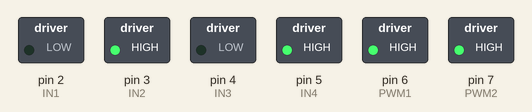
The sketch below on a simulated Arduino Uno, built with avr-gcc and run on an emulated ATmega328P. Parts: switched loads named in the sketch (green lamp = pin HIGH). What the sketch prints to the serial monitor is not drawn.

Above: at 0.1 s.
Timing chart, 0 to 1.6 s (numbered marks = the images above):
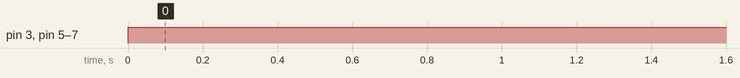

Measured:
- by itself, pin 3 (IN2), pin 5 (IN4), pin 6 (PWM1), pin 7 (PWM2): LOW → HIGH at 0.00 s

The sketch:

rotary_encoder_code.ino
```cpp
#include <util/atomic.h> // For the ATOMIC_BLOCK macro

#define ENCA1 8 // channel a of encoder 1
#define ENCB1 9 // channel b of encoder 1
#define ENCA2 10 // channel a of encoder 2
#define ENCB2 11 // channel b of encoder 2
#define PWM1 6 // controls the speed of the motor 1
#define PWM2 7 // controls the speed of the motor 2
#define IN1 2 // positive input to control the direction of motor 1
#define IN2 3 // negative input to control the direction of motor 1
#define IN3 4 // positive input to control the direction of motor 2
#define IN4 5 // negative input to control the direction of motor 2

volatile int posi1 = 0,posi2 = 0; // specify posi as volatile, initial position
long prevT1 = 0, prevT2=0;// previous value
float eprev1 = 0, eprev2=0; // error difference between previous and present value
float eintegral1 = 0, eintegral2=0; // integral changes between two values.

void setup() {
Serial.begin(9600);
pinMode(ENCA1,INPUT);
pinMode(ENCB1,INPUT);
pinMode(ENCA2,INPUT);
pinMode(ENCB2,INPUT);
attachInterrupt(digitalPinToInterrupt(ENCA1),readEncoder1,RISING); // this will trigered when encoder channel A is raised or motor rotated in motor 1
attachInterrupt(digitalPinToInterrupt(ENCA2),readEncoder2,RISING); // this will trigered when encoder channel A is raised or motor rotated in motor 2
pinMode(PWM1,OUTPUT);
pinMode(PWM2,OUTPUT);
pinMode(IN1,OUTPUT);
pinMode(IN2,OUTPUT);
pinMode(IN3,OUTPUT);
pinMode(IN4,OUTPUT);
Serial.println("target pos");
}

void loop() {
int target1 = 1000, target2 = 500; // we can give any value to set the position of motor shaft here it is 1000 for motor 1 and 500 for motor2

// here we are using PID method for the feedback to loop of encoder and motor to control // the precise position of the shaft

// random constants to check the preciseness of the motor shaft
float kp = 1;
float kd = 0.025;
float ki = 0.0;

// time difference
long currT1 = micros(), currT2 = micros(); // current position
float deltaT1 = ((float) (currT1 - prevT1))/( 1.0e6 );
float deltaT2 = ((float) (currT2 - prevT2))/( 1.0e6 );// error from targeted position
prevT1 = currT1;
prevT2 = currT2;

int pos1 = 0, pos2=0;
ATOMIC_BLOCK(ATOMIC_RESTORESTATE) {
    pos1 = posi1;
    pos2=posi2;
}

// error
int e1 = pos1 - target1;
int e2 = pos2 - target2;

// derivative
float dedt1 = (e1-eprev1)/(deltaT1);
float dedt2 = (e2-eprev2)/(deltaT2);

// integral
eintegral1 = eintegral1 + e1*deltaT1;
eintegral2 = eintegral2 + e2*deltaT2;

// control signal
float u1 = kp*e1 + kd*dedt1 + ki*eintegral1;
float u2 = kp*e2 + kd*dedt2 + ki*eintegral2;

// motor 1 power
float pwr1 = fabs(u1);
if( pwr1 > 255 ){
    pwr1 = 255;
}
// motor 2 power
float pwr2 = fabs(u2);
if( pwr2 > 255 ){
    pwr2 = 255;
}

// motor 1 direction
int dir1 = 1;
if(u1<0){
dir1 = -1;
}
// motor 2 direction
int dir2 = 1;
if(u2<0){
dir2 = -1;
}

// signal the motor
setMotor(dir1,pwr1,PWM1,IN1,IN2);
setMotor(dir2,pwr2,PWM2,IN3,IN4);

// store previous error
eprev1 = e1;
eprev2 = e2;

Serial.print(target1);
Serial.print(" ");
Serial.print(pos1);
Serial.println();
Serial.print(target2);
Serial.print(" ");
Serial.print(pos2);
Serial.println();
}

// this function takes the pwm, direction of encoder signal obtained and direction of //motor to rotate based on the adjust the motor

void setMotor(int dir, int pwmVal, int pwm, int in1, int in2){
analogWrite(pwm,pwmVal);
if(dir == 1){
digitalWrite(in1,HIGH);
digitalWrite(in2,LOW);
}
else if(dir == -1){
digitalWrite(in1,LOW);
digitalWrite(in2,HIGH);
}
else{
digitalWrite(in1,LOW);
digitalWrite(in2,LOW);
}
}

// for 1st motor
void readEncoder1(){
  int b = digitalRead(ENCB1);
if(b > 0){
posi2++;
}
else{
posi2--;
}}

// for 2nd motor
void readEncoder2(){
int c = digitalRead(ENCB2);
if(c > 0){
posi2++;
}
else{
posi2--;
}}
```
